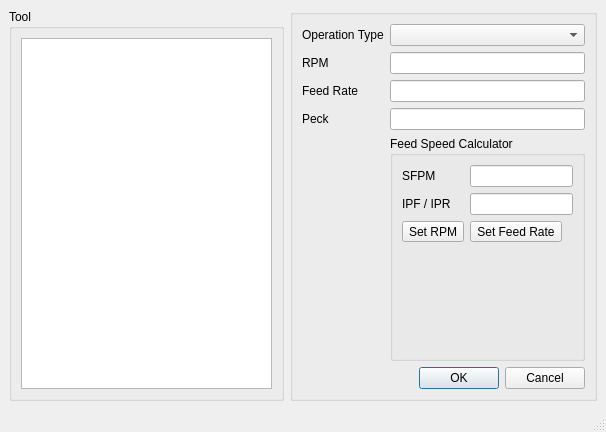
<?xml version="1.0" encoding="UTF-8"?>
<ui version="4.0">
 <class>MainWindow</class>
 <widget class="QMainWindow" name="MainWindow">
  <property name="geometry">
   <rect>
    <x>0</x>
    <y>0</y>
    <width>606</width>
    <height>432</height>
   </rect>
  </property>
  <property name="windowTitle">
   <string>Operation</string>
  </property>
  <widget class="QWidget" name="centralwidget">
   <layout class="QHBoxLayout" name="horizontalLayout">
    <item>
     <widget class="QGroupBox" name="groupBox_2">
      <property name="title">
       <string>Tool</string>
      </property>
      <layout class="QHBoxLayout" name="horizontalLayout_2">
       <item>
        <widget class="QListView" name="listView"/>
       </item>
      </layout>
     </widget>
    </item>
    <item>
     <widget class="QGroupBox" name="groupBox">
      <property name="title">
       <string/>
      </property>
      <layout class="QGridLayout" name="gridLayout_2">
       <item row="0" column="0">
        <widget class="QLabel" name="label">
         <property name="text">
          <string>Operation Type</string>
         </property>
        </widget>
       </item>
       <item row="5" column="1">
        <widget class="QDialogButtonBox" name="buttonBox">
         <property name="standardButtons">
          <set>QDialogButtonBox::Cancel|QDialogButtonBox::Ok</set>
         </property>
        </widget>
       </item>
       <item row="3" column="0">
        <widget class="QLabel" name="label_4">
         <property name="text">
          <string>Peck</string>
         </property>
        </widget>
       </item>
       <item row="2" column="1">
        <widget class="QLineEdit" name="lineEdit_2"/>
       </item>
       <item row="0" column="1">
        <widget class="QComboBox" name="comboBox"/>
       </item>
       <item row="2" column="0">
        <widget class="QLabel" name="label_3">
         <property name="text">
          <string>Feed Rate</string>
         </property>
        </widget>
       </item>
       <item row="1" column="1">
        <widget class="QLineEdit" name="lineEdit"/>
       </item>
       <item row="1" column="0">
        <widget class="QLabel" name="label_2">
         <property name="text">
          <string>RPM</string>
         </property>
        </widget>
       </item>
       <item row="3" column="1">
        <widget class="QLineEdit" name="lineEdit_3"/>
       </item>
       <item row="4" column="1">
        <widget class="QGroupBox" name="groupBox_3">
         <property name="title">
          <string>Feed Speed Calculator</string>
         </property>
         <layout class="QGridLayout" name="gridLayout">
          <item row="2" column="1">
           <widget class="QToolButton" name="toolButton_2">
            <property name="text">
             <string>Set Feed Rate</string>
            </property>
           </widget>
          </item>
          <item row="0" column="1">
           <widget class="QLineEdit" name="lineEdit_4"/>
          </item>
          <item row="1" column="1">
           <widget class="QLineEdit" name="lineEdit_5"/>
          </item>
          <item row="1" column="0">
           <widget class="QLabel" name="label_6">
            <property name="text">
             <string>IPF / IPR</string>
            </property>
           </widget>
          </item>
          <item row="0" column="0">
           <widget class="QLabel" name="label_5">
            <property name="text">
             <string>SFPM</string>
            </property>
           </widget>
          </item>
          <item row="2" column="0">
           <widget class="QToolButton" name="toolButton">
            <property name="text">
             <string>Set RPM</string>
            </property>
           </widget>
          </item>
          <item row="3" column="0">
           <spacer name="verticalSpacer">
            <property name="orientation">
             <enum>Qt::Vertical</enum>
            </property>
            <property name="sizeHint" stdset="0">
             <size>
              <width>20</width>
              <height>40</height>
             </size>
            </property>
           </spacer>
          </item>
         </layout>
        </widget>
       </item>
      </layout>
     </widget>
    </item>
   </layout>
  </widget>
  <widget class="QMenuBar" name="menubar">
   <property name="geometry">
    <rect>
     <x>0</x>
     <y>0</y>
     <width>606</width>
     <height>20</height>
    </rect>
   </property>
  </widget>
  <widget class="QStatusBar" name="statusbar"/>
 </widget>
 <resources/>
 <connections/>
</ui>
